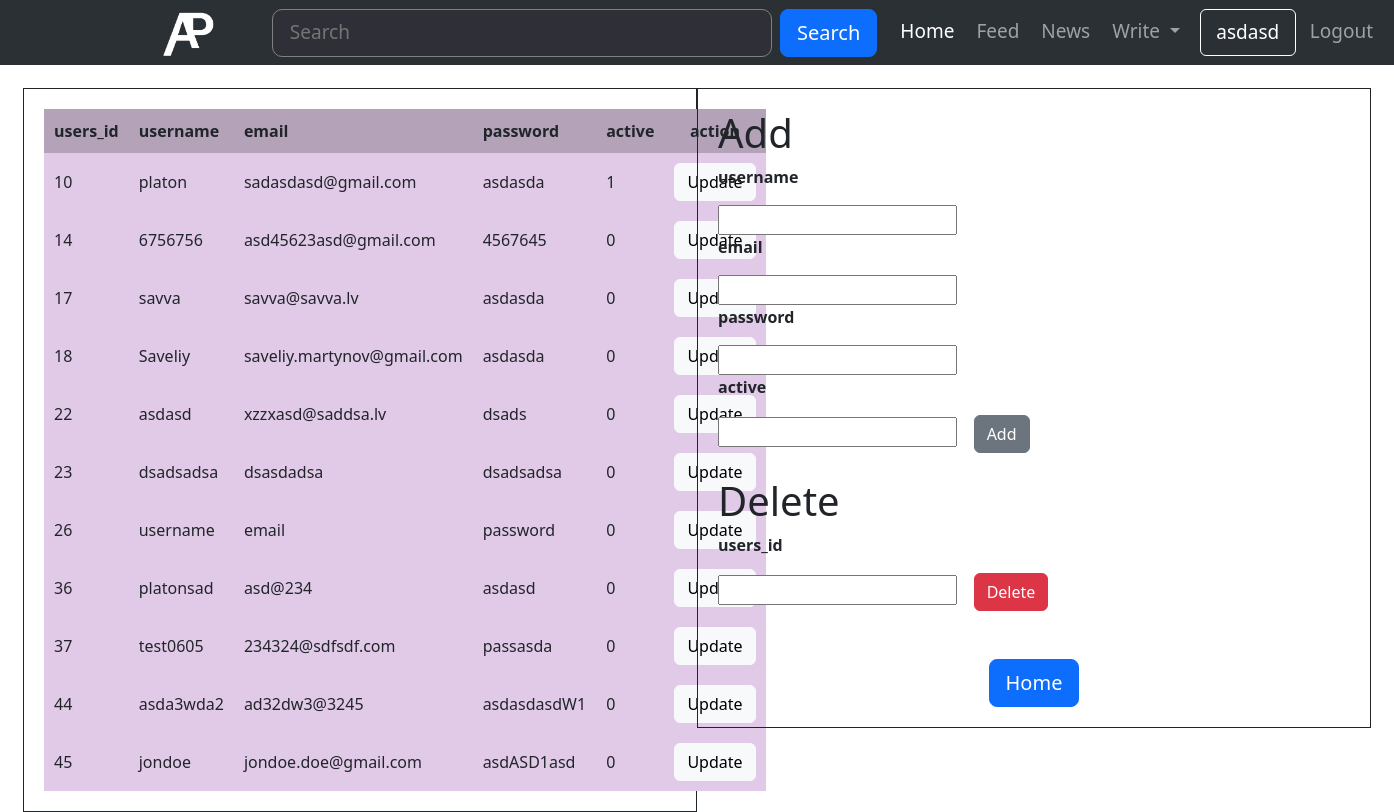
The page /news_portal_g1/admin_user.php (signed in) on the database its author committed.
### tables this page shows
CREATE TABLE `users` (
  `users_id` int(11) NOT NULL,
  `username` varchar(255) NOT NULL,
  `email` varchar(255) NOT NULL,
  `password` varchar(255) NOT NULL,
  `active` int(1) NOT NULL
);

### news_portal_g1/admin_user.php (the view, shortened to what this page needs)
<?php
    $servername = "localhost";
    $database = "news_portal";
    $username = "root";
    $password = "";
    $conn = mysqli_connect($servername, $username, $password, $database);
?>
<!doctype html>
<html lang="en">
<head>
    <link rel ="stylesheet" href="https://cdn.jsdelivr.net/npm/bootstrap@5.3.0-alpha1/dist/css/bootstrap.min.css" rel="stylesheet">
    <link rel ="stylesheet" href="style.css">
</head>
<body>
        <nav class="padding-navbar navbar navbar-expand-lg bg-body-tertiary navbar bg-dark class-navbar" data-bs-theme="dark">
            <div class="container-fluid">
            <a href="home.php"><img class="navbar-brand" src="/news_portal_g1/img/ap-logo.png" width="100px" alt=""></a>
                <form class="d-flex" role="search">
                <input class="form-control-header me-2" type="search" placeholder="   Search" aria-label="Search">
                <button class=" btn btn-lg btn-primary border-radiuss-10" type="submit">Search</button>
                </form>
            </div>
            <ul class="navbar-nav me-auto my-2 my-lg-0 navbar-nav-scroll " style="--bs-scroll-height: 100px;">
                <li class="nav-item">
                    <a class="nav-link active" aria-current="page" href="home.php">Home</a>
                </li>
                <li class="nav-item">
                    <a class="nav-link" href="#">Feed</a>
                </li>
                <li class="nav-item">
                    <a class="nav-link" href="#">News</a>
                    </li>
                <li class="nav-item dropdown">
                    <a class="btn btn-primary nav-link dropdown-toggle" href="#" role="button"
                    data-bs-toggle="dropdown" aria-expanded="false">
                    Write
                    </a>
                </li>
            <li class="menu-member">
                <?php
                    if(isset($_SESSION["username"]))
                    {
                ?>
                    <li><a href="profile.php" class=" border nav-link border border-white rounded  css-test" href="index.php"><?php echo $_SESSION['username']; ?></a></li>
                    <li><a href="logout.php" class="nav-link">Logout</a></li>
                <?php
                    }
                    else
                    {
                ?>
                    <li><a href="index.php" class="nav-link active">&nbspRegister</a></li>
                    <li><a href="login.php" class="nav-link active">Login</a></li>
                <?php
                    }
                ?>
            </li>
                </ul>
        </nav>
    <div class="float-container">
<div class="float-child">
  <table>
        <tr>
            <th>users_id</th>
            <th>username</th>
            <th>email</th>
            <th>password</th>
            <th>active</th>
            <th><center>action</center></th>
        </tr>
            <?php
            $users = mysqli_query($conn,"SELECT * FROM `users`");
            $users=mysqli_fetch_all($users);
        foreach ($users as $user)
        {
        echo '
        <tr>
            <td>' .$user[0]  . '</td>
            <td>' .$user[1]  . '</td>
            <td>' .$user[2]  . '</td>
            <td>' .$user[3]  . '</td>
            <td>' .$user[4]  . '</td>
            <td><a class="btn btn-light" href="update_user.php?k_id='.$user[0] .'">Update</a> </td>
        </tr>
        ';
        }
            ?>
        </table>
</div>
<div class="float-child">
  <h1>Add</h1>
        <form action="add_user.php" method="post" enctype="multipart/form-data">
            <p><b>username</b></p>
            <input type="text" name="name">
            <p><b>email</b></p>
            <input type="email" name="email">
            <p><b>password</b></p>
            <input type="password" name="password">
            <p><b>active</b></p>
            <input type="text" name="active">&nbsp&nbsp&nbsp
            <button type="submit" class="btn btn-secondary">Add</button>
        </form><br>
        <h1>Delete</h1>
        <form action="delete_user.php" method="post" enctype="multipart/form-data">
            <p><b>users_id</b></p>
            <input type="text" name="id">&nbsp&nbsp&nbsp
            <button type="submit" class="btn btn-danger">Delete </button><br><br><br>
        </form>
        <?php
        echo "<center><a href='home.php' class='btn btn-lg btn-primary'> Home </a></center>";
        ?>
  </div>
</div>
</body>
</html>

### news_portal_g1/admin_user.php (style rules this page uses)
th,td { padding: 10px; }
th { background: #b3a2b8; }
td { background: #e1cae8; }
button { padding: 10px; background: #e3e3e3; border: unset; cursor: pointer; }
.css-test { background-color:; text-align:center; width:6rem; color:white; }
li { margin:3px; }
.padding-navbar { padding-left: 8rem; padding-right: 8rem; }
.class-navbar { height: 65px; font-size: 19px; }
.form-control-header { width: 500px; border-radius: 10px; background-color: rgb(47, 47, 56); color: rgb(219, 219, 219); border-width: 1px; border-style:solid; border-color: gray; }
.float-container { border: 3px solid #fff; padding: 20px; }
.float-child { width: 50%; float: left; padding: 20px; border: 1px solid; }

### rows shown on the page
users: users_id "10", username "platon", email "sadasdasd@gmail.com", password "asdasda", active "1"
users: users_id "14", username "6756756", email "asd45623asd@gmail.com", password "4567645", active "0"
users: users_id "17", username "savva", email "savva@savva.lv", password "asdasda", active "0"
users: users_id "18", username "Saveliy", email "saveliy.martynov@gmail.com", password "asdasda", active "0"
users: users_id "22", username "asdasd", email "xzzxasd@saddsa.lv", password "dsads", active "0"
users: users_id "23", username "dsadsadsa", email "dsasdadsa", password "dsadsadsa", active "0"
users: users_id "26", username "username", email "email", password "password", active "0"
users: users_id "36", username "platonsad", email "asd@234", password "asdasd", active "0"
users: users_id "37", username "test0605", email "234324@sdfsdf.com", password "passasda", active "0"
users: users_id "44", username "asda3wda2", email "ad32dw3@3245", password "asdasdasdW1", active "0"
users: users_id "45", username "jondoe", email "jondoe.doe@gmail.com", password "asdASD1asd", active "0"

### other values the page prints
$_SESSION['username'] "asdasd"
